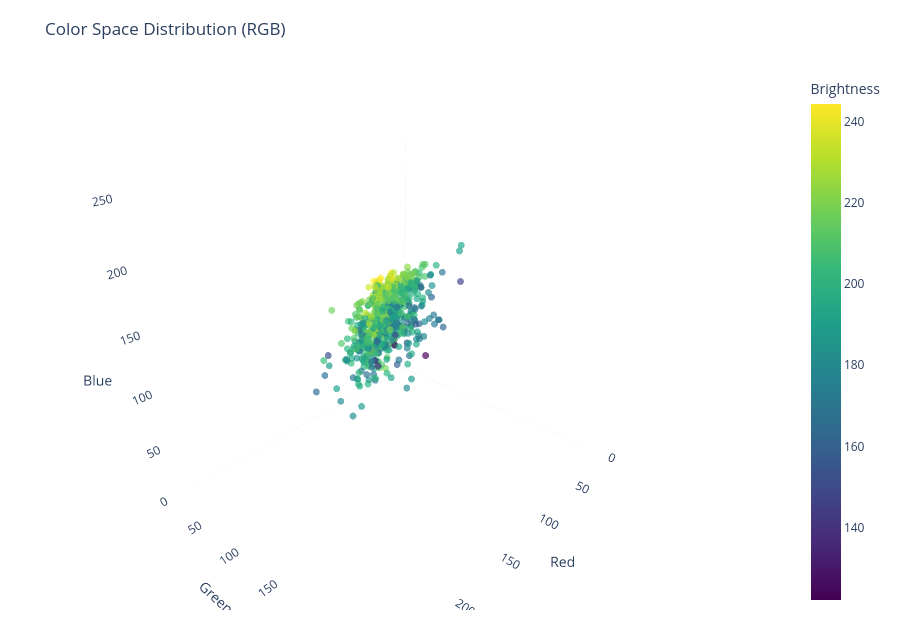

The notebook cell saved with this chart:
### Markdown cell above
## 4. Color Space and Class-Level Descriptive Statistics

### Code cell
import plotly.express as px

sample_for_color = df.dropna(subset=["mean_r", "mean_g", "mean_b", "brightness"]).sample(
    n=min(700, len(df)), random_state=SEED
)

fig = px.scatter_3d(
    sample_for_color,
    x="mean_r",
    y="mean_g",
    z="mean_b",
    color="brightness",
    color_continuous_scale="Viridis",
    opacity=0.72,
    title="Color Space Distribution (RGB)",
    labels={
        "mean_r": "Red",
        "mean_g": "Green",
        "mean_b": "Blue",
        "brightness": "Brightness",
    },
)

fig.update_traces(marker=dict(size=4))
fig.update_layout(
    template="plotly_white",
    height=620,
    margin=dict(l=10, r=10, t=70, b=10),
    coloraxis_colorbar=dict(title="Brightness"),
    scene=dict(
        xaxis=dict(range=[0, 255], backgroundcolor="rgba(238, 244, 252, 0.85)", gridcolor="white"),
        yaxis=dict(range=[0, 255], backgroundcolor="rgba(238, 244, 252, 0.85)", gridcolor="white"),
        zaxis=dict(range=[0, 255], backgroundcolor="rgba(238, 244, 252, 0.85)", gridcolor="white"),
        camera=dict(eye=dict(x=1.35, y=1.2, z=0.9)),
    ),
)

fig.show()

### Figure 1 — Plotly figure (JSON) as saved in the notebook; plotly's stock layout.template omitted (floating-point values rounded to 4 significant figures; data arrays with more than 128 entries replaced by an {"elided": "..."} marker saying what was removed)
{"data": [{"hovertemplate": "Red=%{x}<br>Green=%{y}<br>Blue=%{z}<br>Brightness=%{marker.color}<extra></extra>", "legendgroup": "", "marker": {"color": {"elided": "700 float values"}, "coloraxis": "coloraxis", "opacity": 0.72, "size": 4, "symbol": "circle"}, "mode": "markers", "name": "", "scene": "scene", "showlegend": false, "type": "scatter3d", "x": {"elided": "700 float values"}, "y": {"elided": "700 float values"}, "z": {"elided": "700 float values"}}], "layout": {"coloraxis": {"colorbar": {"title": {"text": "Brightness"}}, "colorscale": [[0, "#440154"], [0.1111, "#482878"], [0.2222, "#3e4989"], [0.3333, "#31688e"], [0.4444, "#26828e"], [0.5556, "#1f9e89"], [0.6667, "#35b779"], [0.7778, "#6ece58"], [0.8889, "#b5de2b"], [1, "#fde725"]]}, "height": 620, "legend": {"tracegroupgap": 0}, "margin": {"b": 10, "l": 10, "r": 10, "t": 70}, "scene": {"camera": {"eye": {"x": 1.35, "y": 1.2, "z": 0.9}}, "domain": {"x": [0, 1], "y": [0, 1]}, "xaxis": {"backgroundcolor": "rgba(238, 244, 252, 0.85)", "gridcolor": "white", "range": [0, 255], "title": {"text": "Red"}}, "yaxis": {"backgroundcolor": "rgba(238, 244, 252, 0.85)", "gridcolor": "white", "range": [0, 255], "title": {"text": "Green"}}, "zaxis": {"backgroundcolor": "rgba(238, 244, 252, 0.85)", "gridcolor": "white", "range": [0, 255], "title": {"text": "Blue"}}}, "title": {"text": "Color Space Distribution (RGB)"}}}
